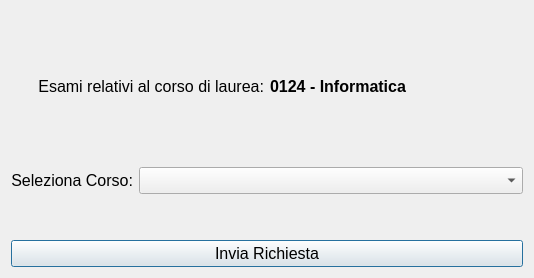
<?xml version="1.0" encoding="UTF-8"?>
<ui version="4.0">
 <class>Invio_Richiesta_Date_Esami</class>
 <widget class="QDialog" name="Invio_Richiesta_Date_Esami">
  <property name="geometry">
   <rect>
    <x>0</x>
    <y>0</y>
    <width>534</width>
    <height>278</height>
   </rect>
  </property>
  <property name="windowTitle">
   <string>StudiSync - Students Richiesta Date Esami</string>
  </property>
  <layout class="QVBoxLayout" name="verticalLayout">
   <item>
    <layout class="QHBoxLayout" name="horizontalLayout_2">
     <property name="sizeConstraint">
      <enum>QLayout::SetMinimumSize</enum>
     </property>
     <item>
      <widget class="QLabel" name="label_2">
       <property name="sizePolicy">
        <sizepolicy hsizetype="Minimum" vsizetype="Minimum">
         <horstretch>0</horstretch>
         <verstretch>0</verstretch>
        </sizepolicy>
       </property>
       <property name="font">
        <font>
         <pointsize>12</pointsize>
        </font>
       </property>
       <property name="text">
        <string>Esami relativi al corso di laurea:</string>
       </property>
       <property name="alignment">
        <set>Qt::AlignRight|Qt::AlignTrailing|Qt::AlignVCenter</set>
       </property>
      </widget>
     </item>
     <item>
      <widget class="QLabel" name="CorsoLaureaLabel">
       <property name="sizePolicy">
        <sizepolicy hsizetype="Minimum" vsizetype="Minimum">
         <horstretch>0</horstretch>
         <verstretch>0</verstretch>
        </sizepolicy>
       </property>
       <property name="font">
        <font>
         <pointsize>12</pointsize>
         <weight>75</weight>
         <bold>true</bold>
        </font>
       </property>
       <property name="text">
        <string>0124 - Informatica</string>
       </property>
      </widget>
     </item>
    </layout>
   </item>
   <item>
    <layout class="QHBoxLayout" name="horizontalLayout">
     <item>
      <widget class="QLabel" name="label">
       <property name="font">
        <font>
         <pointsize>12</pointsize>
        </font>
       </property>
       <property name="text">
        <string>Seleziona Corso:</string>
       </property>
       <property name="alignment">
        <set>Qt::AlignRight|Qt::AlignTrailing|Qt::AlignVCenter</set>
       </property>
      </widget>
     </item>
     <item>
      <widget class="QComboBox" name="comboBox">
       <property name="sizePolicy">
        <sizepolicy hsizetype="Expanding" vsizetype="Fixed">
         <horstretch>0</horstretch>
         <verstretch>0</verstretch>
        </sizepolicy>
       </property>
       <property name="font">
        <font>
         <pointsize>12</pointsize>
        </font>
       </property>
      </widget>
     </item>
    </layout>
   </item>
   <item>
    <spacer name="verticalSpacer">
     <property name="orientation">
      <enum>Qt::Vertical</enum>
     </property>
     <property name="sizeType">
      <enum>QSizePolicy::Minimum</enum>
     </property>
     <property name="sizeHint" stdset="0">
      <size>
       <width>20</width>
       <height>40</height>
      </size>
     </property>
    </spacer>
   </item>
   <item>
    <widget class="QPushButton" name="InviaRichiestaButton">
     <property name="font">
      <font>
       <pointsize>12</pointsize>
      </font>
     </property>
     <property name="text">
      <string>Invia Richiesta</string>
     </property>
    </widget>
   </item>
  </layout>
 </widget>
 <resources/>
 <connections/>
</ui>
